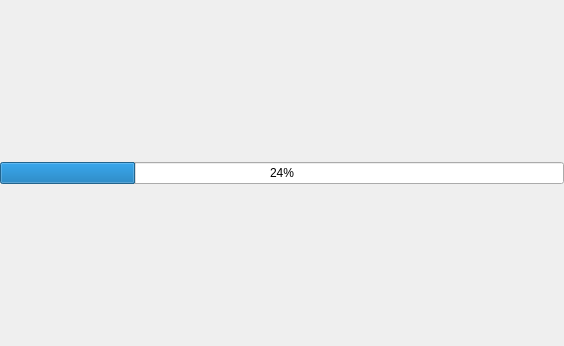
<?xml version="1.0" encoding="UTF-8"?>
<ui version="4.0">
 <class>qCjyxWebWidget</class>
 <widget class="QWidget" name="qCjyxWebWidget">
  <property name="geometry">
   <rect>
    <x>0</x>
    <y>0</y>
    <width>564</width>
    <height>346</height>
   </rect>
  </property>
  <layout class="QVBoxLayout" name="verticalLayout">
   <property name="margin">
    <number>0</number>
   </property>
   <item>
    <widget class="QProgressBar" name="ProgressBar">
     <property name="value">
      <number>24</number>
     </property>
    </widget>
   </item>
  </layout>
 </widget>
 <customwidgets/>
 <resources/>
 <connections/>
</ui>
